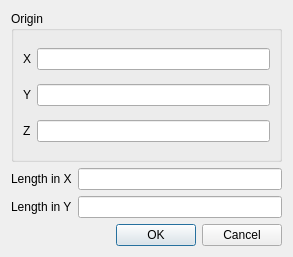
<?xml version="1.0" encoding="UTF-8"?>
<ui version="4.0">
 <class>qtDefineGroundPlane</class>
 <widget class="QDialog" name="qtDefineGroundPlane">
  <property name="geometry">
   <rect>
    <x>0</x>
    <y>0</y>
    <width>293</width>
    <height>257</height>
   </rect>
  </property>
  <property name="windowTitle">
   <string>Define Ground Plane Dialog</string>
  </property>
  <layout class="QGridLayout" name="gridLayout_2">
   <item row="0" column="0" colspan="2">
    <widget class="QGroupBox" name="groupBox">
     <property name="title">
      <string>Origin</string>
     </property>
     <layout class="QGridLayout" name="gridLayout">
      <item row="0" column="1">
       <widget class="QLabel" name="label">
        <property name="sizePolicy">
         <sizepolicy hsizetype="Fixed" vsizetype="Minimum">
          <horstretch>0</horstretch>
          <verstretch>0</verstretch>
         </sizepolicy>
        </property>
        <property name="text">
         <string>X</string>
        </property>
       </widget>
      </item>
      <item row="2" column="1">
       <widget class="QLabel" name="label_2">
        <property name="sizePolicy">
         <sizepolicy hsizetype="Fixed" vsizetype="Minimum">
          <horstretch>0</horstretch>
          <verstretch>0</verstretch>
         </sizepolicy>
        </property>
        <property name="text">
         <string>Y</string>
        </property>
       </widget>
      </item>
      <item row="3" column="1">
       <widget class="QLabel" name="label_3">
        <property name="sizePolicy">
         <sizepolicy hsizetype="Fixed" vsizetype="Minimum">
          <horstretch>0</horstretch>
          <verstretch>0</verstretch>
         </sizepolicy>
        </property>
        <property name="text">
         <string>Z</string>
        </property>
       </widget>
      </item>
      <item row="0" column="2">
       <widget class="QLineEdit" name="X1"/>
      </item>
      <item row="2" column="2">
       <widget class="QLineEdit" name="Y1"/>
      </item>
      <item row="3" column="2">
       <widget class="QLineEdit" name="Z1"/>
      </item>
     </layout>
    </widget>
   </item>
   <item row="1" column="0">
    <widget class="QLabel" name="label_4">
     <property name="text">
      <string>Length in X</string>
     </property>
    </widget>
   </item>
   <item row="1" column="1">
    <widget class="QLineEdit" name="XLength"/>
   </item>
   <item row="2" column="0">
    <widget class="QLabel" name="label_5">
     <property name="text">
      <string>Length in Y</string>
     </property>
    </widget>
   </item>
   <item row="2" column="1">
    <widget class="QLineEdit" name="YLength"/>
   </item>
   <item row="3" column="0" colspan="2">
    <widget class="QDialogButtonBox" name="buttonBox">
     <property name="orientation">
      <enum>Qt::Horizontal</enum>
     </property>
     <property name="standardButtons">
      <set>QDialogButtonBox::Cancel|QDialogButtonBox::Ok</set>
     </property>
    </widget>
   </item>
  </layout>
 </widget>
 <resources/>
 <connections>
  <connection>
   <sender>buttonBox</sender>
   <signal>accepted()</signal>
   <receiver>qtDefineGroundPlane</receiver>
   <slot>accept()</slot>
   <hints>
    <hint type="sourcelabel">
     <x>248</x>
     <y>254</y>
    </hint>
    <hint type="destinationlabel">
     <x>157</x>
     <y>274</y>
    </hint>
   </hints>
  </connection>
  <connection>
   <sender>buttonBox</sender>
   <signal>rejected()</signal>
   <receiver>qtDefineGroundPlane</receiver>
   <slot>reject()</slot>
   <hints>
    <hint type="sourcelabel">
     <x>316</x>
     <y>260</y>
    </hint>
    <hint type="destinationlabel">
     <x>286</x>
     <y>274</y>
    </hint>
   </hints>
  </connection>
 </connections>
</ui>
